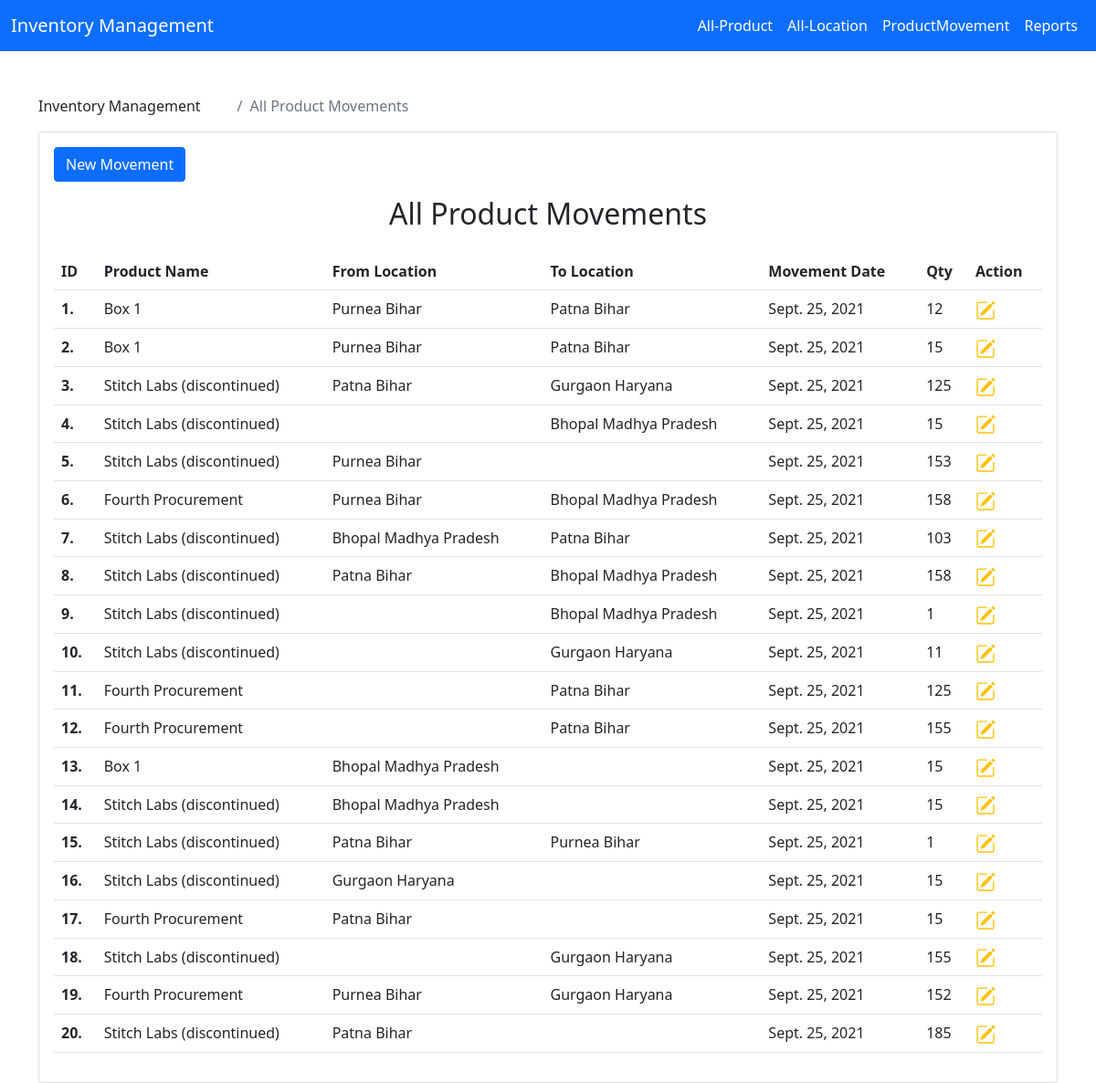
Page /all-productmovement on the earlier database version.
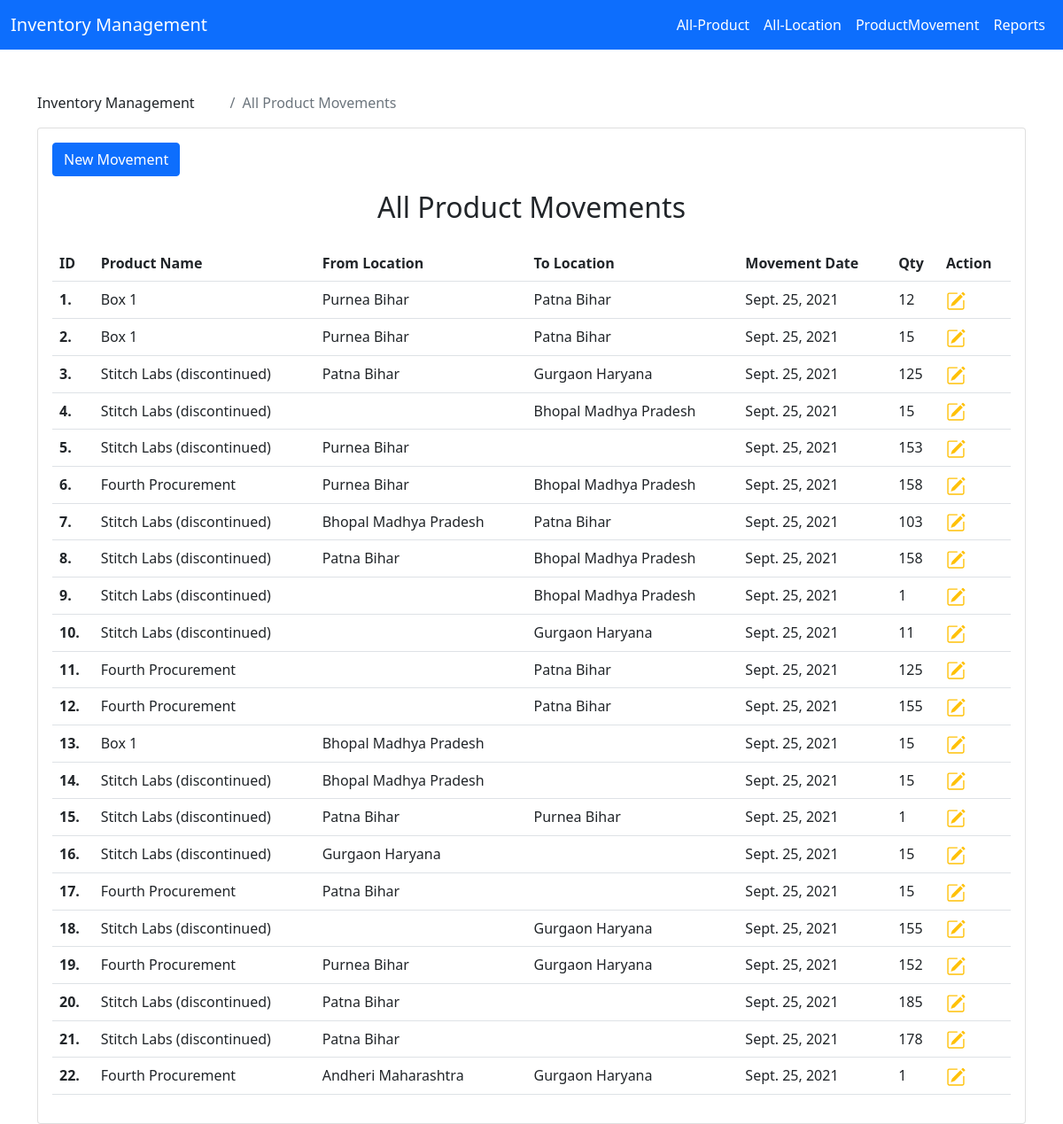
Same page on the later database version.
### app/models.py (models this page shows, shortened)
class ProductMovement(models.Model):
    timestamp = models.DateTimeField(auto_now_add=True)
    from_location = models.ForeignKey(WLocat, related_name='from_locations', null=True, blank=True, on_delete=models.CASCADE)
    to_location = models.ForeignKey(WLocat, related_name='to_locations', null=True, blank=True, on_delete=models.CASCADE)
    product_id = models.ForeignKey(Product, on_delete=models.CASCADE)
    qty = models.IntegerField(default=1)

class Product(models.Model):
    product_name = models.CharField(max_length=200)
    product_description = models.CharField(max_length=400)

class WLocat(models.Model):
    city = models.CharField(max_length=200, null=True, blank=True)
    state = models.CharField(max_length=200, null=True, blank=True)

### app/views.py (the view)
# urls.py: path('all-productmovement',Movements.as_view(),name='all-productmovement'),
class Movements(ListView):
    queryset = ProductMovement.objects.all()
    context_object_name = 'allProductMovement'
    template_name = 'movement.html'

### templates/movement.html (shortened to what this page needs)
{% extends 'base.html' %}
{% block content %}
    <div class="container mt-5">
        <div class="row">
            <div class="col-12 mx-auto">
            <div class="page-breadcrumb d-none d-sm-flex align-items-center mb-3">
					<div class="breadcrumb-title pe-3">Inventory Management</div>
					<div class="ps-3">
						<nav aria-label="breadcrumb">
							<ol class="breadcrumb mb-0 p-0">
								<li class="breadcrumb-item active" aria-current="page">All Product Movements</li>
							</ol>
						</nav>
					</div>
				</div>
                <div class="card">
                <div class="col-lg-3 col-xl-2 m-3">
                    <a href="{% url 'add-productmovement' %}" class="btn btn-primary mb-3 mb-lg-0">New Movement</a>
                </div>
                <h2 class="card-title text-center">All Product Movements</h2>
                <div class="card-body">
                <table class="table table-hover">
                    <tr>
                        <th>ID</th>
                        <th>Product Name</th>
                        <th>From Location</th>
                        <th>To Location</th>
                        <th>Movement Date</th>
                        <th>Qty</th>
                        <th>Action</th>
                    </tr>
                    {% for foo in allProductMovement %}
                        <tr>
                            <th>{{ foo.id }}.</th>
                            <td>{{ foo.product_id.product_name }}</td>
                            <td>{{ foo.from_location.city|capfirst }} {{ foo.from_location.state }}</td>
                            <td>{{ foo.to_location.city|capfirst }} {{ foo.to_location.state }}</td>
                            <td>{{ foo.timestamp.date }}</td>
                            <td>{{ foo.qty }}</td>
                            <td>
                                <a href="{% url 'update-product-movement' foo.id %}">
                                    </a>
                            </td>
                        </tr>
                    {% endfor %}
                </table>
            </div>
        </div>
            </div>
        </div>
    </div>
{% endblock %}

Differences in the rows shown:
added ProductMovement: id "21", product_id.product_name "Stitch Labs (discontinued)", from_location.city "Patna", from_location.state "Bihar", timestamp "Sept. 25, 2021", qty "178"
added ProductMovement: id "22", product_id.product_name "Fourth Procurement", from_location.city "Andheri", from_location.state "Maharashtra", to_location.city "Gurgaon", to_location.state "Haryana", timestamp "Sept. 25, 2021", qty "1"
